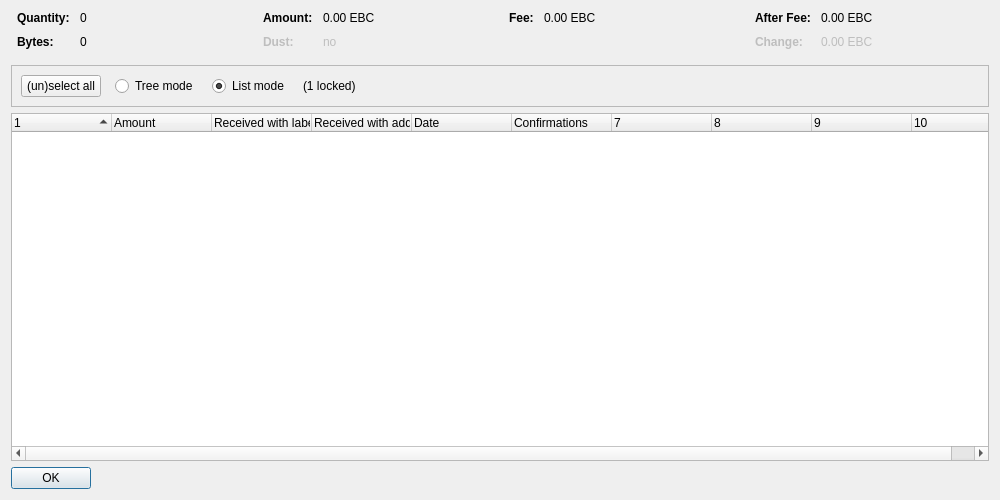
<?xml version="1.0" encoding="UTF-8"?>
<ui version="4.0">
 <class>CoinControlDialog</class>
 <widget class="QDialog" name="CoinControlDialog">
  <property name="geometry">
   <rect>
    <x>0</x>
    <y>0</y>
    <width>1000</width>
    <height>500</height>
   </rect>
  </property>
  <property name="windowTitle">
   <string>Coin Selection</string>
  </property>
  <layout class="QVBoxLayout" name="verticalLayout">
   <item>
    <layout class="QHBoxLayout" name="horizontalLayoutTop" stretch="0,0,0,0">
     <property name="topMargin">
      <number>0</number>
     </property>
     <property name="bottomMargin">
      <number>10</number>
     </property>
     <item>
      <layout class="QFormLayout" name="formLayoutCoinControl1">
       <property name="horizontalSpacing">
        <number>10</number>
       </property>
       <property name="verticalSpacing">
        <number>10</number>
       </property>
       <property name="leftMargin">
        <number>6</number>
       </property>
       <property name="rightMargin">
        <number>6</number>
       </property>
       <item row="0" column="0">
        <widget class="QLabel" name="labelCoinControlQuantityText">
         <property name="font">
          <font>
           <weight>75</weight>
           <bold>true</bold>
          </font>
         </property>
         <property name="text">
          <string>Quantity:</string>
         </property>
        </widget>
       </item>
       <item row="0" column="1">
        <widget class="QLabel" name="labelCoinControlQuantity">
         <property name="cursor">
          <cursorShape>IBeamCursor</cursorShape>
         </property>
         <property name="contextMenuPolicy">
          <enum>Qt::ActionsContextMenu</enum>
         </property>
         <property name="text">
          <string notr="true">0</string>
         </property>
         <property name="textInteractionFlags">
          <set>Qt::LinksAccessibleByMouse|Qt::TextSelectableByKeyboard|Qt::TextSelectableByMouse</set>
         </property>
        </widget>
       </item>
       <item row="1" column="0">
        <widget class="QLabel" name="labelCoinControlBytesText">
         <property name="font">
          <font>
           <weight>75</weight>
           <bold>true</bold>
          </font>
         </property>
         <property name="text">
          <string>Bytes:</string>
         </property>
        </widget>
       </item>
       <item row="1" column="1">
        <widget class="QLabel" name="labelCoinControlBytes">
         <property name="cursor">
          <cursorShape>IBeamCursor</cursorShape>
         </property>
         <property name="contextMenuPolicy">
          <enum>Qt::ActionsContextMenu</enum>
         </property>
         <property name="text">
          <string notr="true">0</string>
         </property>
         <property name="textInteractionFlags">
          <set>Qt::LinksAccessibleByMouse|Qt::TextSelectableByKeyboard|Qt::TextSelectableByMouse</set>
         </property>
        </widget>
       </item>
      </layout>
     </item>
     <item>
      <layout class="QFormLayout" name="formLayoutCoinControl2">
       <property name="horizontalSpacing">
        <number>10</number>
       </property>
       <property name="verticalSpacing">
        <number>10</number>
       </property>
       <property name="leftMargin">
        <number>6</number>
       </property>
       <property name="rightMargin">
        <number>6</number>
       </property>
       <item row="0" column="0">
        <widget class="QLabel" name="labelCoinControlAmountText">
         <property name="font">
          <font>
           <weight>75</weight>
           <bold>true</bold>
          </font>
         </property>
         <property name="text">
          <string>Amount:</string>
         </property>
        </widget>
       </item>
       <item row="0" column="1">
        <widget class="QLabel" name="labelCoinControlAmount">
         <property name="cursor">
          <cursorShape>IBeamCursor</cursorShape>
         </property>
         <property name="contextMenuPolicy">
          <enum>Qt::ActionsContextMenu</enum>
         </property>
         <property name="text">
          <string notr="true">0.00 EBC</string>
         </property>
         <property name="textInteractionFlags">
          <set>Qt::LinksAccessibleByMouse|Qt::TextSelectableByKeyboard|Qt::TextSelectableByMouse</set>
         </property>
        </widget>
       </item>
       <item row="1" column="0">
        <widget class="QLabel" name="labelCoinControlLowOutputText">
         <property name="enabled">
          <bool>false</bool>
         </property>
         <property name="font">
          <font>
           <weight>75</weight>
           <bold>true</bold>
          </font>
         </property>
         <property name="text">
          <string>Dust:</string>
         </property>
        </widget>
       </item>
       <item row="1" column="1">
        <widget class="QLabel" name="labelCoinControlLowOutput">
         <property name="enabled">
          <bool>false</bool>
         </property>
         <property name="cursor">
          <cursorShape>IBeamCursor</cursorShape>
         </property>
         <property name="contextMenuPolicy">
          <enum>Qt::ActionsContextMenu</enum>
         </property>
         <property name="text">
          <string notr="true">no</string>
         </property>
         <property name="textInteractionFlags">
          <set>Qt::LinksAccessibleByMouse|Qt::TextSelectableByKeyboard|Qt::TextSelectableByMouse</set>
         </property>
        </widget>
       </item>
      </layout>
     </item>
     <item>
      <layout class="QFormLayout" name="formLayoutCoinControl3">
       <property name="horizontalSpacing">
        <number>10</number>
       </property>
       <property name="verticalSpacing">
        <number>10</number>
       </property>
       <property name="leftMargin">
        <number>6</number>
       </property>
       <property name="rightMargin">
        <number>6</number>
       </property>
       <item row="0" column="0">
        <widget class="QLabel" name="labelCoinControlFeeText">
         <property name="font">
          <font>
           <weight>75</weight>
           <bold>true</bold>
          </font>
         </property>
         <property name="text">
          <string>Fee:</string>
         </property>
        </widget>
       </item>
       <item row="0" column="1">
        <widget class="QLabel" name="labelCoinControlFee">
         <property name="cursor">
          <cursorShape>IBeamCursor</cursorShape>
         </property>
         <property name="contextMenuPolicy">
          <enum>Qt::ActionsContextMenu</enum>
         </property>
         <property name="text">
          <string notr="true">0.00 EBC</string>
         </property>
         <property name="textInteractionFlags">
          <set>Qt::LinksAccessibleByMouse|Qt::TextSelectableByKeyboard|Qt::TextSelectableByMouse</set>
         </property>
        </widget>
       </item>
      </layout>
     </item>
     <item>
      <layout class="QFormLayout" name="formLayoutCoinControl4">
       <property name="horizontalSpacing">
        <number>10</number>
       </property>
       <property name="verticalSpacing">
        <number>10</number>
       </property>
       <property name="leftMargin">
        <number>6</number>
       </property>
       <property name="rightMargin">
        <number>6</number>
       </property>
       <item row="0" column="0">
        <widget class="QLabel" name="labelCoinControlAfterFeeText">
         <property name="font">
          <font>
           <weight>75</weight>
           <bold>true</bold>
          </font>
         </property>
         <property name="text">
          <string>After Fee:</string>
         </property>
        </widget>
       </item>
       <item row="0" column="1">
        <widget class="QLabel" name="labelCoinControlAfterFee">
         <property name="cursor">
          <cursorShape>IBeamCursor</cursorShape>
         </property>
         <property name="contextMenuPolicy">
          <enum>Qt::ActionsContextMenu</enum>
         </property>
         <property name="text">
          <string notr="true">0.00 EBC</string>
         </property>
         <property name="textInteractionFlags">
          <set>Qt::LinksAccessibleByMouse|Qt::TextSelectableByKeyboard|Qt::TextSelectableByMouse</set>
         </property>
        </widget>
       </item>
       <item row="1" column="0">
        <widget class="QLabel" name="labelCoinControlChangeText">
         <property name="enabled">
          <bool>false</bool>
         </property>
         <property name="font">
          <font>
           <weight>75</weight>
           <bold>true</bold>
          </font>
         </property>
         <property name="text">
          <string>Change:</string>
         </property>
        </widget>
       </item>
       <item row="1" column="1">
        <widget class="QLabel" name="labelCoinControlChange">
         <property name="enabled">
          <bool>false</bool>
         </property>
         <property name="cursor">
          <cursorShape>IBeamCursor</cursorShape>
         </property>
         <property name="contextMenuPolicy">
          <enum>Qt::ActionsContextMenu</enum>
         </property>
         <property name="text">
          <string notr="true">0.00 EBC</string>
         </property>
         <property name="textInteractionFlags">
          <set>Qt::LinksAccessibleByMouse|Qt::TextSelectableByKeyboard|Qt::TextSelectableByMouse</set>
         </property>
        </widget>
       </item>
      </layout>
     </item>
    </layout>
   </item>
   <item>
    <widget class="QFrame" name="frame">
     <property name="minimumSize">
      <size>
       <width>0</width>
       <height>40</height>
      </size>
     </property>
     <property name="frameShape">
      <enum>QFrame::StyledPanel</enum>
     </property>
     <property name="frameShadow">
      <enum>QFrame::Sunken</enum>
     </property>
     <layout class="QHBoxLayout" name="horizontalLayout">
      <item>
       <layout class="QHBoxLayout" name="horizontalLayoutPanel" stretch="0,0,0,0,0">
        <property name="spacing">
         <number>14</number>
        </property>
        <item>
         <widget class="QPushButton" name="pushButtonSelectAll">
          <property name="sizePolicy">
           <sizepolicy hsizetype="Maximum" vsizetype="Fixed">
            <horstretch>0</horstretch>
            <verstretch>0</verstretch>
           </sizepolicy>
          </property>
          <property name="text">
           <string>(un)select all</string>
          </property>
          <property name="autoDefault">
           <bool>false</bool>
          </property>
         </widget>
        </item>
        <item>
         <widget class="QRadioButton" name="radioTreeMode">
          <property name="sizePolicy">
           <sizepolicy hsizetype="Maximum" vsizetype="Fixed">
            <horstretch>0</horstretch>
            <verstretch>0</verstretch>
           </sizepolicy>
          </property>
          <property name="text">
           <string>Tree mode</string>
          </property>
         </widget>
        </item>
        <item>
         <widget class="QRadioButton" name="radioListMode">
          <property name="sizePolicy">
           <sizepolicy hsizetype="Maximum" vsizetype="Fixed">
            <horstretch>0</horstretch>
            <verstretch>0</verstretch>
           </sizepolicy>
          </property>
          <property name="text">
           <string>List mode</string>
          </property>
          <property name="checked">
           <bool>true</bool>
          </property>
         </widget>
        </item>
        <item>
         <widget class="QLabel" name="labelLocked">
          <property name="text">
           <string notr="true">(1 locked)</string>
          </property>
         </widget>
        </item>
        <item>
         <spacer name="horizontalSpacer">
          <property name="orientation">
           <enum>Qt::Horizontal</enum>
          </property>
          <property name="sizeHint" stdset="0">
           <size>
            <width>40</width>
            <height>20</height>
           </size>
          </property>
         </spacer>
        </item>
       </layout>
      </item>
     </layout>
    </widget>
   </item>
   <item>
    <widget class="CoinControlTreeWidget" name="treeWidget">
     <property name="contextMenuPolicy">
      <enum>Qt::CustomContextMenu</enum>
     </property>
     <property name="sortingEnabled">
      <bool>false</bool>
     </property>
     <property name="columnCount">
      <number>10</number>
     </property>
     <attribute name="headerShowSortIndicator" stdset="0">
      <bool>true</bool>
     </attribute>
     <attribute name="headerStretchLastSection">
      <bool>false</bool>
     </attribute>
     <column>
      <property name="text">
       <string/>
      </property>
     </column>
     <column>
      <property name="text">
       <string>Amount</string>
      </property>
     </column>
     <column>
      <property name="text">
       <string>Received with label</string>
      </property>
     </column>
     <column>
      <property name="text">
       <string>Received with address</string>
      </property>
     </column>
     <column>
      <property name="text">
       <string>Date</string>
      </property>
     </column>
     <column>
      <property name="text">
       <string>Confirmations</string>
      </property>
      <property name="toolTip">
       <string>Confirmed</string>
      </property>
     </column>
     <column>
      <property name="text">
       <string/>
      </property>
     </column>
     <column>
      <property name="text">
       <string/>
      </property>
     </column>
     <column>
      <property name="text">
       <string/>
      </property>
     </column>
     <column>
      <property name="text">
       <string/>
      </property>
     </column>
    </widget>
   </item>
   <item>
    <widget class="QDialogButtonBox" name="buttonBox">
     <property name="sizePolicy">
      <sizepolicy hsizetype="Maximum" vsizetype="Fixed">
       <horstretch>0</horstretch>
       <verstretch>0</verstretch>
      </sizepolicy>
     </property>
     <property name="orientation">
      <enum>Qt::Horizontal</enum>
     </property>
     <property name="standardButtons">
      <set>QDialogButtonBox::Ok</set>
     </property>
    </widget>
   </item>
  </layout>
 </widget>
 <customwidgets>
  <customwidget>
   <class>CoinControlTreeWidget</class>
   <extends>QTreeWidget</extends>
   <header>coincontroltreewidget.h</header>
  </customwidget>
 </customwidgets>
 <resources/>
 <connections/>
</ui>
